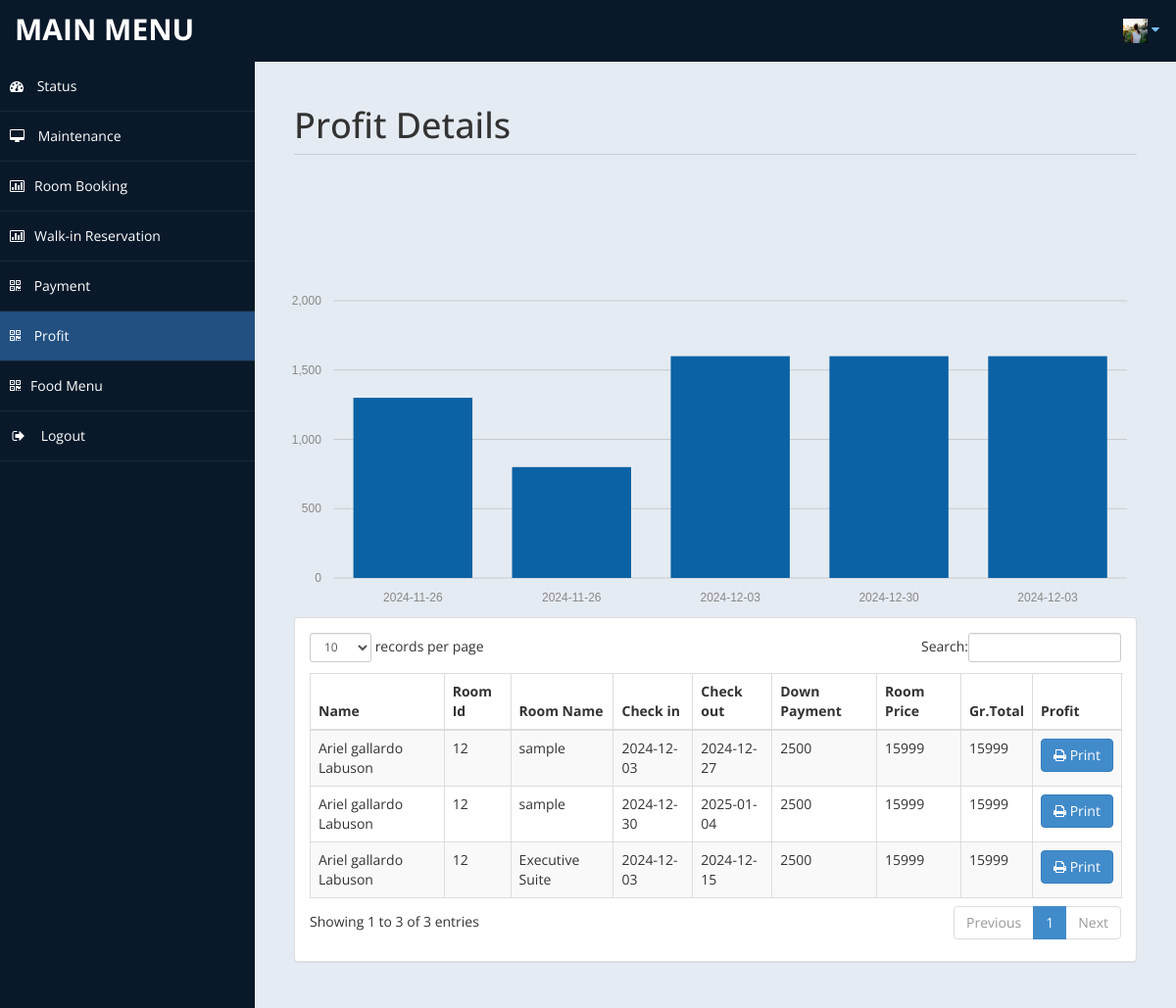
The app's page /admin/profit.php (signed in) with its own data.
### tables this page shows
CREATE TABLE `tblbooking` (
  `ID` int(10) NOT NULL,
  `RoomId` int(5) DEFAULT NULL,
  `BookingNumber` varchar(120) DEFAULT NULL,
  `UserID` int(5) NOT NULL,
  `IDType` varchar(120) DEFAULT NULL,
  `Gender` varchar(50) DEFAULT NULL,
  `Address` mediumtext DEFAULT NULL,
  `CheckinDate` varchar(200) DEFAULT NULL,
  `CheckoutDate` varchar(200) DEFAULT NULL,
  `BookingDate` date DEFAULT current_timestamp(),
  `Remark` varchar(50) DEFAULT NULL,
  `Status` varchar(50) DEFAULT 'Pending',
  `downPay` int(255) NOT NULL,
  `UpdationDate` timestamp NULL DEFAULT NULL ON UPDATE current_timestamp(),
  `extendDate` date DEFAULT NULL,
  `pool` int(60) NOT NULL,
  `food` int(60) NOT NULL
);

CREATE TABLE `tbluser` (
  `ID` int(10) NOT NULL,
  `FullName` varchar(200) DEFAULT NULL,
  `MobileNumber` bigint(10) DEFAULT NULL,
  `Email` varchar(120) DEFAULT NULL,
  `avatar` text DEFAULT NULL,
  `Password` varchar(120) DEFAULT NULL,
  `status` tinyint(1) NOT NULL,
  `privilege` varchar(255) NOT NULL DEFAULT 'unblocked',
  `code` text NOT NULL,
  `RegDate` timestamp NULL DEFAULT current_timestamp()
);

CREATE TABLE `tblroom` (
  `ID` int(10) NOT NULL,
  `RoomType` int(10) DEFAULT NULL,
  `RoomName` varchar(200) DEFAULT NULL,
  `MaxAdult` int(5) DEFAULT NULL,
  `MaxChild` int(5) DEFAULT NULL,
  `RoomDesc` mediumtext DEFAULT NULL,
  `NoofBed` int(5) DEFAULT NULL,
  `Image` varchar(200) DEFAULT NULL,
  `RoomFacility` varchar(200) DEFAULT NULL,
  `CreationDate` timestamp NULL DEFAULT current_timestamp()
);

CREATE TABLE `tblcategory` (
  `ID` int(10) NOT NULL,
  `CategoryName` varchar(120) DEFAULT NULL,
  `Description` mediumtext DEFAULT NULL,
  `Price` int(5) NOT NULL,
  `Date` timestamp NULL DEFAULT current_timestamp()
);

### admin/profit.php (the view, shortened to what this page needs)
<?php
include('db.php');
?>
<!DOCTYPE html>
<html xmlns="http://www.w3.org/1999/xhtml">
<head>
    <link href="assets/css/bootstrap.css" rel="stylesheet" />
    <link href="assets/css/font-awesome.css" rel="stylesheet" />
	<link rel="stylesheet" href="assets/css/morris.css">
    <link href="assets/css/custom-styles.css" rel="stylesheet" />
    <link href="assets/js/dataTables/dataTables.bootstrap.css" rel="stylesheet" />
</head>
<body>
    <div id="wrapper">
    <?php
        include('./navbar.php');
?>
        <nav class="navbar-default navbar-side" role="navigation">
            <div class="sidebar-collapse">
                <ul class="nav" id="main-menu">
                    <li>
                        <a href="home.php"><i class="fa fa-dashboard"></i> Status</a>
                    </li>
                    <li>
                        <a  href="messages.php"><i class="fa fa-desktop"></i> Maintenance</a>
                    </li>
					<li>
                        <a href="roombook.php"><i class="fa fa-bar-chart-o"></i>Room Booking</a>
                    </li>
                    <li>
                        <a href="reservation.php"><i class="fa fa-bar-chart-o"></i>Walk-in
                            Reservation</a>
                    </li>
                    <li>
                        <a  href="payment.php"><i class="fa fa-qrcode"></i> Payment</a>
                    </li>
					 <li>
                        <a class="active-menu" href="profit.php"><i class="fa fa-qrcode"></i> Profit</a>
                    </li>
                    <li>
                        <a href="food_menu.php"><i class="fa fa-qrcode"></i>Food Menu</a>
                    </li>
                    <li>
                        <a href="logout.php" ><i class="fa fa-sign-out fa-fw"></i> Logout</a>
                    </li>
            </div>
        </nav>
        <div id="page-wrapper" >
            <div id="page-inner">
			 <div class="row">
                    <div class="col-md-12">
                        <h1 class="page-header">
                           Profit Details<small> </small>
                        </h1>
                    </div>
                </div>
            <div class="row">
				<br>
				<br>
				<br>
				<br><div id="chart"></div>
                <div class="col-md-12">
                    <div class="panel panel-default">
                        <div class="panel-body">
                            <div class="table-responsive">
                                <table class="table table-striped table-bordered table-hover" id="dataTables-example">
                                    <thead>
                                        <tr>
											<th>Name</th>
                                            <th>Room Id</th>
                                            <th>Room Name</th>
                                            <th>Check in</th>
											<th>Check out</th>
											<th>Down Payment</th>
											<th>Room Price </th>
											<th>Gr.Total</th>
											<th>Profit</th>
                                        </tr>
                                    </thead>
                                    <tbody>
									<?php
                                        $sql = "SELECT b.*, u.FullName AS UserName, r.RoomType AS CategoryName, r.RoomName, c.Price AS RoomPrice
                                        FROM tblbooking b
                                        INNER JOIN tbluser u ON b.UserID = u.ID
                                        INNER JOIN tblroom r ON b.RoomID = r.ID
                                        INNER JOIN tblcategory c ON r.RoomType = c.ID";
                                        $re = mysqli_query($conn, $sql);
                                        while ($row = mysqli_fetch_array($re)) {
                                            $id = $row['ID'];
                                            $fullName = $row['UserName'];
                                            $roomType = $row['CategoryName'];
                                            $roomName = $row['RoomName'];
                                            $checkinDate = $row['CheckinDate'];
                                            $checkoutDate = $row['CheckoutDate'];
                                            $downPay = $row['downPay'];
                                            $price = $row['RoomPrice'];
                                            if ($id % 2 == 1) {
                                                echo "<tr class='gradeC'>
                                                        <td>$fullName</td>
                                                        <td>$roomType</td>
                                                        <td>$roomName</td>
                                                        <td>$checkinDate</td>
                                                        <td>$checkoutDate</td>
                                                        <td>$downPay</td>
                                                        <td>$price</td>
                                                        <td>$price</td>
                                                        <td><a href='print.php?pid=$id' class='btn btn-primary'><i class='fa fa-print'></i> Print</a></td>
                                                    </tr>";
                                            } else {
                                                echo "<tr class='gradeU'>
                                                        <td>$fullName</td>
                                                        <td>$roomType</td>
                                                        <td>$roomName</td>
                                                        <td>$checkinDate</td>
                                                        <td>$checkoutDate</td>
                                                        <td>$downPay</td>
                                                        <td>$price</td>
                                                        <td>$price</td>
                                                        <td><a href='print.php?pid=$id' class='btn btn-primary'><i class='fa fa-print'></i> Print</a></td>
                                                    </tr>";
                                            }
                                        }
									?>
                                    </tbody>
                                </table>
                            </div>
                        </div>
                    </div>
                </div>
            </div>
                </div>
            </div>
    </div>
</body>
</html>

### admin/navbar.php (shortened to what this page needs)
<?php
$userid = $_SESSION['userid'];
$sqlimg = "SELECT * FROM `login` WHERE `id` = '$userid'";
$queryimg = mysqli_query($conn, $sqlimg);
$fetchimg = mysqli_fetch_array($queryimg);
?>
<nav class="navbar navbar-default top-navbar" role="navigation">
            <div class="navbar-header">
                <a class="navbar-brand" href="home.php">MAIN MENU </a>
            </div>
            <ul class="nav navbar-top-links navbar-right">
                <li class="dropdown">
                    <a class="dropdown-toggle" data-toggle="dropdown" href="#" aria-expanded="false">
                       <?php
                       if($fetchimg['profile_pic'] == ""){
                        ?>
                       <i class="fa fa-user fa-fw"></i> <i class="fa fa-caret-down"></i>
                        <?php
                       }
                       else{
                        ?>
                                            <img src="<?php echo $fetchimg['profile_pic']?>" width="25" height="25" alt=""> <i class="fa fa-caret-down"></i>
                        <?php
                       }
                       ?>
                    </a>
                </li>
            </ul>
        </nav>

### admin/assets/css/custom-styles.css (style rules this page uses)
body { font-family: 'Open Sans', sans-serif; }
#wrapper { width: 100%; background:#09192A; }
#page-wrapper { padding: 15px 15px; min-height: 600px; background:#E5EBF2; }
#page-inner { width:100%; margin:10px 20px 10px 0px; background-color:transparent; padding:10px; min-height:1200px; }
h1, .h1, h2, .h2, h3, .h3 { margin-top: 7px; margin-bottom: -5px; }
.page-header { padding-bottom: 9px; margin: 10px 0 45px; border-bottom: 1px solid #C7D1DD; }
.top-navbar { margin:0px; }
.top-navbar .navbar-brand { color: #fff; width: 260px; text-align: left; height: 60px; font-size: 30px; font-weight: 700; text-transform: uppercase; line-height: 30px; }
.top-navbar .nav > li { position: relative; display: inline-block; }
.top-navbar .nav > li > a { position: relative; display: block; padding: 19px 15px; color: #77C0FD; }
.active-menu { background-color:#225081!important; }
.sidebar-collapse , .sidebar-collapse .nav { background:none; }
.sidebar-collapse .nav { padding:0; }
.sidebar-collapse .nav > li > a { color:#fff; background:transparent; text-shadow:none; }
.sidebar-collapse > .nav > li > a { padding:15px 10px; }
.sidebar-collapse > .nav > li { border-bottom: 1px solid rgba(107, 108, 109, 0.19); }
.navbar-side { border:none; background-color: transparent; }
.top-navbar { background:#09192A; border-bottom:none; }
.top-navbar .nav > li > a > i { margin-right: 2px; }
.navbar-default { border:0px solid black; }
.navbar-header { background: #09192A; }
.nav > li > a > i { margin-right:10px; }
@media (min-width:768px) { #page-wrapper { margin: 0 0 0 260px; padding: 15px 30px; min-height: 1200px; } }
@media (min-width:768px) { .navbar-side { z-index: 1; position: absolute; width: 260px; } }
@media (min-width:768px) { .navbar { border-radius: 0px; } }

### records on screen
tblbooking: UserID.FullName "Ariel gallardo Labuson", RoomId.RoomType "12", RoomId.RoomName "sample", CheckinDate "2024-12-03", CheckoutDate "2024-12-27", downPay "2500", tblcategory.Price "15999"
tblbooking: UserID.FullName "Ariel gallardo Labuson", RoomId.RoomType "12", RoomId.RoomName "sample", CheckinDate "2024-12-30", CheckoutDate "2025-01-04", downPay "2500", tblcategory.Price "15999"
tblbooking: UserID.FullName "Ariel gallardo Labuson", RoomId.RoomType "12", RoomId.RoomName "Executive Suite", CheckinDate "2024-12-03", CheckoutDate "2024-12-15", downPay "2500", tblcategory.Price "15999"
